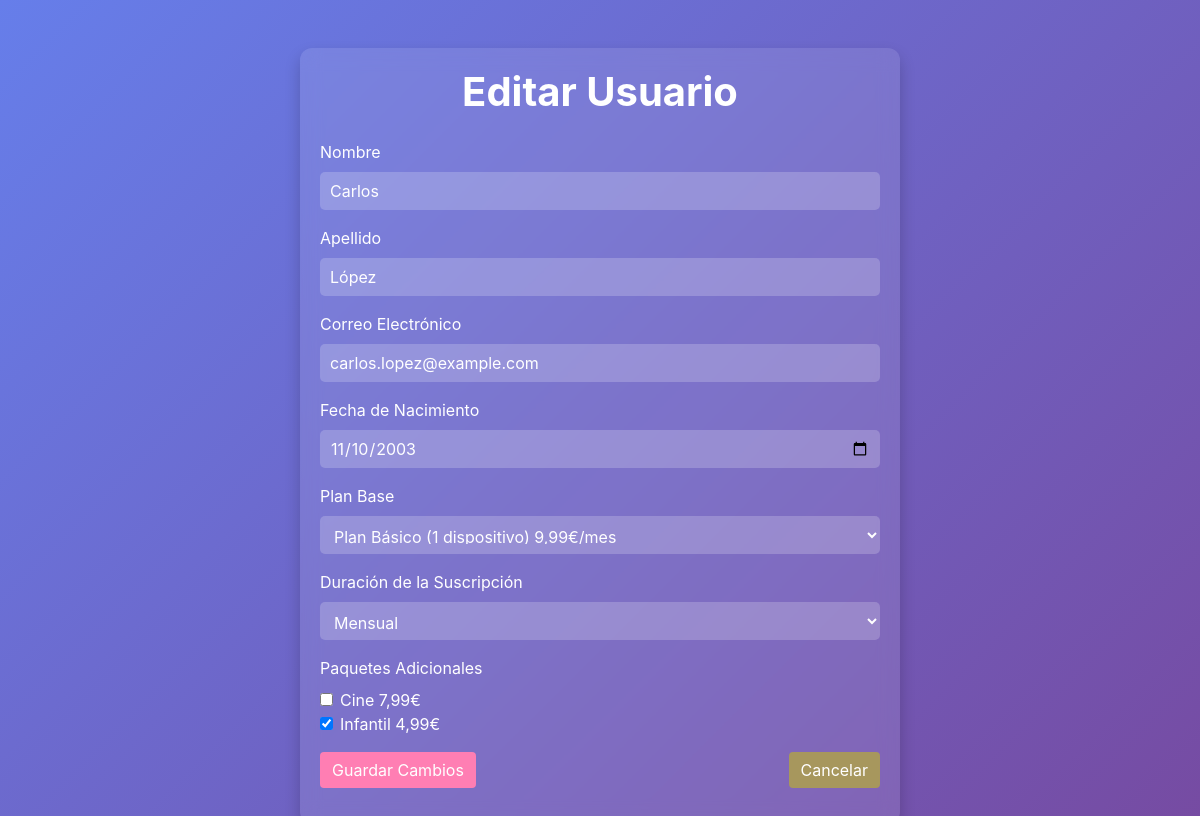
The app's page /Vista/editar_usuario.php?id=3 with its own data.
### tables this page shows
CREATE TABLE Usuarios (
    id INT AUTO_INCREMENT PRIMARY KEY,
    nombre VARCHAR(100) NOT NULL,
    apellidos VARCHAR(100) NOT NULL,
    correo_electronico VARCHAR(100) NOT NULL UNIQUE,
    fecha_nacimiento date NOT NULL,
    plan_base ENUM('Básico', 'Estándar', 'Premium') NOT NULL,
    duracion_suscripcion ENUM('Mensual', 'Anual') NOT NULL
);

### Config/db_config.php (called while the page is built, shortened)
<?php
class Conexion {
    private $servidor = 'localhost';
    private $usuario = 'root';
    private $password = 'curso';
    private $base_datos = 'Hito_programacion';
    public function __construct() {
        $this->conexion = new mysqli($this->servidor, $this->usuario, $this->password, $this->base_datos);
    }
}
?>

### Controlador/UsuariosController.php (called while the page is built, shortened)
<?php
require_once '../modelo/class_usuario.php';
class UsuariosController {
    private $modelo;
    public function __construct() {
        $this->modelo = new Usuario();
    }
    public function obtenerUsuarioPorId($id_usuario) {
        return $this->modelo->obtenerUsuarioPorId($id_usuario);
    }
}
?>

### Modelo/class_usuario.php (called while the page is built, shortened)
<?php
require_once '../config/db_config.php';
class Usuario {
    private $conexion;
    public function __construct() {
        $this->conexion = new Conexion();
    }
    public function obtenerUsuarioPorId($id_usuario) {
        $query = "SELECT * FROM Usuarios WHERE id = ?";
        $stmt = $this->conexion->conexion->prepare($query);
        $stmt->bind_param("i", $id_usuario);
        $stmt->execute();
        $resultado = $stmt->get_result();
        return $resultado->fetch_assoc();
    }
}
?>

### Vista/editar_usuario.php (the view, shortened to what this page needs)
<?php
require_once '../controlador/UsuariosController.php';
$controller = new UsuariosController();
if (isset($_GET['id']) && is_numeric($_GET['id'])) {
    $id_usuario = $_GET['id'];
    $usuario = $controller->obtenerUsuarioPorId($id_usuario);
} else {
    echo "ID de usuario no proporcionado.";
    exit();
}
?>
<!DOCTYPE html>
<html lang="es">
<head>
    <link href="https://stackpath.bootstrapcdn.com/bootstrap/4.5.2/css/bootstrap.min.css" rel="stylesheet">
</head>
<body>
    <div class="container mt-5">
        <h1 class="mb-4 text-center">Editar Usuario</h1>
        <form method="post" action="">
            <div class="form-group">
                <label for="nombre">Nombre</label>
                <input type="text" name="nombre" id="nombre" class="form-control" value="<?php echo htmlspecialchars($usuario['nombre']); ?>" required>
            </div>
            <div class="form-group">
                <label for="apellido">Apellido</label>
                <input type="text" name="apellido" id="apellido" class="form-control" value="<?php echo htmlspecialchars($usuario['apellidos']); ?>" required>
            </div>
            <div class="form-group">
                <label for="correo_electronico">Correo Electrónico</label>
                <input type="email" name="correo_electronico" id="correo_electronico" class="form-control" value="<?php echo htmlspecialchars($usuario['correo_electronico']); ?>" required>
            </div>
            <div class="form-group">
                <label for="fecha_nacimiento">Fecha de Nacimiento</label>
                <input type="date" name="fecha_nacimiento" id="fecha_nacimiento" class="form-control" value="<?php echo htmlspecialchars($usuario['fecha_nacimiento']); ?>" required max="2025-01-31">
            </div>
            <div class="form-group">
                <label for="plan_base">Plan Base</label>
                <select name="plan_base" id="plan_base" class="form-control" required>
                    <option value="Básico" <?php echo ($usuario['plan_base'] === 'Básico') ? 'selected' : ''; ?>>Plan Básico (1 dispositivo) 9,99€/mes</option>
                </select>
            </div>
            <div class="form-group">
                <label for="duracion_suscripcion">Duración de la Suscripción</label>
                <select name="duracion_suscripcion" id="duracion_suscripcion" class="form-control" required>
                    <option value="Mensual" <?php echo ($usuario['duracion_suscripcion'] === 'Mensual') ? 'selected' : ''; ?>>Mensual</option>
                </select>
            </div>
            <div class="form-group" id="paquetes">
            </div>
            <div class="form-group d-flex justify-content-between">
                <button type="submit" class="btn btn-primary">Guardar Cambios</button>
                <a href="lista_usuarios.php" class="btn btn-secondary">Cancelar</a>
            </div>
        </form>
    </div>
</body>
</html>

### Vista/editar_usuario.php (style rules this page uses)
body { background: linear-gradient(135deg, #667eea, #764ba2); min-height: 100vh; display: flex; justify-content: center; align-items: center; color: white; }
.container { max-width: 600px; background: rgba(255, 255, 255, 0.1); padding: 20px; border-radius: 12px; box-shadow: 0px 8px 16px rgba(0, 0, 0, 0.2); backdrop-filter: blur(10px); }
h1 { text-align: center; font-weight: bold; }
.form-control, .form-select { background: rgba(255, 255, 255, 0.2); border: none; color: white; }
.form-control::placeholder { color: rgba(255, 255, 255, 0.7); }
.btn-primary { background-color: #ff7eb3; border: none; }
.btn-secondary { background-color:rgb(167, 151, 93); border: none; }
.form-control { background: rgba(255, 255, 255, 0.2); border: none; color: white; font-size: 16px; padding: 10px; border-radius: 5px; transition: background-color 0.3s ease; }
.form-control::placeholder { color: rgba(255, 255, 255, 0.7); opacity: 1; }

### records on screen
usuarios: nombre "Carlos", apellido "López", correo_electronico "carlos.lopez@example.com", fecha_nacimiento "11/10/2003", plan_base "Plan Básico (1 dispositivo) 9,99€/mes", duracion_suscripcion "Mensual"
